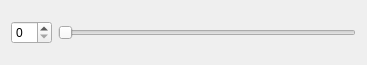
<?xml version="1.0" encoding="UTF-8"?>
<ui version="4.0">
 <class>SmallWidget</class>
 <widget class="QWidget" name="SmallWidget">
  <property name="geometry">
   <rect>
    <x>0</x>
    <y>0</y>
    <width>367</width>
    <height>65</height>
   </rect>
  </property>
  <property name="windowTitle">
   <string>Form</string>
  </property>
  <layout class="QHBoxLayout" name="horizontalLayout">
   <item>
    <widget class="QSpinBox" name="spinBox"/>
   </item>
   <item>
    <widget class="QSlider" name="horizontalSlider">
     <property name="orientation">
      <enum>Qt::Horizontal</enum>
     </property>
    </widget>
   </item>
  </layout>
 </widget>
 <resources/>
 <connections/>
</ui>
